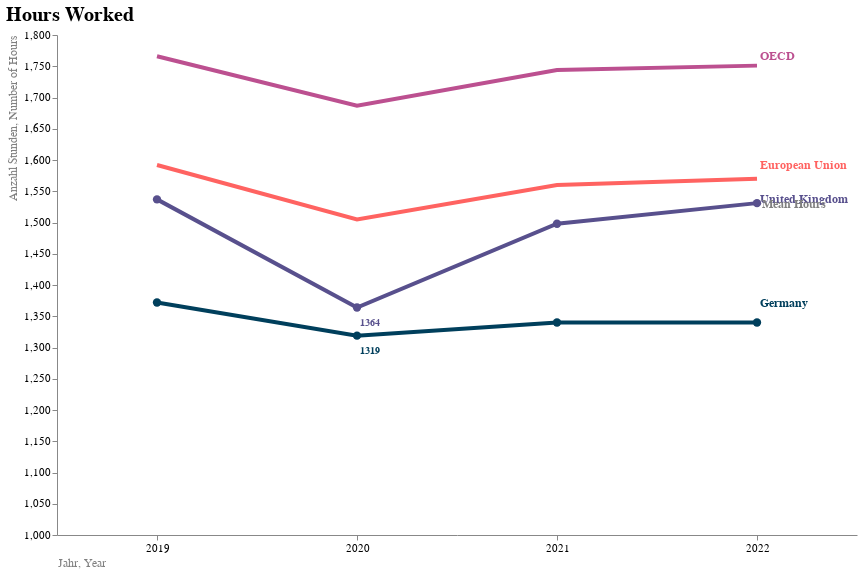

Notebook code cell kept with this figure:
### Code cell
linechart1_final = alt.layer(linechart1, linechart_labels, linechart_points, linechart_datalabels,mean_line1, mean_line1_label).configure_view(
    strokeWidth=0
).configure_title(
    fontSize=20,
    anchor='start',
    fontWeight='bold',
).configure_axis(
    labelFontSize = 11,
    titleFontSize = 12,
    titleFontWeight= 'normal',
    titleColor='grey'
).configure_text(
    fontWeight='bold',
    fontSize = 12
)

linechart1_final

### Figure 1 — Vega-Lite specification as saved in the notebook (floating-point values rounded to 4 significant figures)
{"config": {"view": {"continuousWidth": 300, "continuousHeight": 300, "strokeWidth": 0}, "axis": {"labelFontSize": 11, "titleColor": "grey", "titleFontSize": 12, "titleFontWeight": "normal"}, "text": {"fontSize": 12, "fontWeight": "bold"}, "title": {"anchor": "start", "fontSize": 20, "fontWeight": "bold"}}, "layer": [{"data": {"name": "data-6095557a56f44f914014977e50b81c65"}, "mark": {"type": "line"}, "encoding": {"color": {"field": "LOCATION", "scale": {"range": ["#003f5c", "#58508d", "#bc5090", "#ff6361", "#ffa600"]}, "type": "nominal"}, "strokeWidth": {"value": 4}, "tooltip": [{"field": "LOCATION", "type": "nominal"}], "x": {"axis": {"titleAnchor": "start", "labelAngle": 0}, "field": "TIME", "title": "Jahr", "type": "ordinal"}, "y": {"axis": {"title": "Anzahl Stunden", "titleAnchor": "end", "grid": false}, "field": "VALUE", "scale": {"domain": [1000, 1800]}, "type": "quantitative"}}, "title": "Hours Worked"}, {"data": {"name": "data-6095557a56f44f914014977e50b81c65"}, "mark": {"type": "text", "align": "left", "dx": 3}, "encoding": {"color": {"field": "LOCATION", "legend": null, "scale": {"domain": ["Germany", "Germany", "Germany", "Germany", "United Kingdom", "United Kingdom", "United Kingdom", "United Kingdom", "OECD", "OECD", "OECD", "OECD", "European Union", "European Union", "European Union", "European Union"], "type": "ordinal"}, "type": "nominal"}, "text": {"field": "LOCATION", "type": "nominal"}, "x": {"aggregate": "max", "field": "TIME", "type": "ordinal"}, "y": {"aggregate": {"argmax": "VALUE"}, "field": "VALUE", "scale": {"domain": [1000, 1800]}, "type": "quantitative"}}}, {"data": {"name": "data-1c95a18a7142db6164263854c4154efd"}, "mark": {"type": "point", "filled": true, "opacity": 1, "size": 70}, "encoding": {"color": {"field": "LOCATION", "scale": {"range": ["#003f5c", "#58508d", "#bc5090", "#ff6361", "#ffa600"]}, "type": "nominal"}, "tooltip": [{"field": "LOCATION", "type": "nominal"}], "x": {"field": "TIME", "title": "Year", "type": "ordinal"}, "y": {"field": "VALUE", "title": "Number of Hours", "type": "quantitative"}}}, {"data": {"name": "data-b7c7cc32b66e0f8d738c0d28844d759b"}, "mark": {"type": "text", "align": "left", "dx": 3, "dy": 15, "fontSize": 10}, "encoding": {"color": {"field": "LOCATION", "scale": {"range": ["#003f5c", "#58508d", "#bc5090", "#ff6361", "#ffa600"]}, "type": "nominal"}, "text": {"field": "VALUE", "type": "quantitative"}, "x": {"field": "TIME", "type": "ordinal"}, "y": {"field": "VALUE", "type": "quantitative"}}}, {"data": {"name": "data-6095557a56f44f914014977e50b81c65"}, "mark": {"type": "rule", "color": "grey", "strokeDash": [5, 5]}, "encoding": {"y": {"field": "df_selectedlocations[\"LOCATION\"].isin([\"United Kingdom\", \"Germany\"])[\"VALUE\"].mean()", "type": "quantitative"}}}, {"data": {"name": "data-6095557a56f44f914014977e50b81c65"}, "mark": {"type": "text", "align": "left", "dx": 5, "text": "Mean Hours"}, "encoding": {"color": {"value": "grey"}, "x": {"aggregate": "max", "field": "TIME", "type": "ordinal"}, "y": {"aggregate": "mean", "field": "VALUE", "type": "quantitative"}}}], "height": 500, "width": 800, "$schema": "https://vega.github.io/schema/vega-lite/v5.15.1.json", "datasets": {"data-6095557a56f44f914014977e50b81c65": [{"LOCATION": "Germany", "SUBJECT": "TOT", "MEASURE": "HR_WKD", "TIME": 2019, "VALUE": 1372}, {"LOCATION": "Germany", "SUBJECT": "TOT", "MEASURE": "HR_WKD", "TIME": 2020, "VALUE": 1319}, {"LOCATION": "Germany", "SUBJECT": "TOT", "MEASURE": "HR_WKD", "TIME": 2021, "VALUE": 1340}, {"LOCATION": "Germany", "SUBJECT": "TOT", "MEASURE": "HR_WKD", "TIME": 2022, "VALUE": 1340}, {"LOCATION": "United Kingdom", "SUBJECT": "TOT", "MEASURE": "HR_WKD", "TIME": 2019, "VALUE": 1537}, {"LOCATION": "United Kingdom", "SUBJECT": "TOT", "MEASURE": "HR_WKD", "TIME": 2020, "VALUE": 1364}, {"LOCATION": "United Kingdom", "SUBJECT": "TOT", "MEASURE": "HR_WKD", "TIME": 2021, "VALUE": 1498}, {"LOCATION": "United Kingdom", "SUBJECT": "TOT", "MEASURE": "HR_WKD", "TIME": 2022, "VALUE": 1531}, {"LOCATION": "OECD", "SUBJECT": "TOT", "MEASURE": "HR_WKD", "TIME": 2019, "VALUE": 1766}, {"LOCATION": "OECD", "SUBJECT": "TOT", "MEASURE": "HR_WKD", "TIME": 2020, "VALUE": 1687}, {"LOCATION": "OECD", "SUBJECT": "TOT", "MEASURE": "HR_WKD", "TIME": 2021, "VALUE": 1744}, {"LOCATION": "OECD", "SUBJECT": "TOT", "MEASURE": "HR_WKD", "TIME": 2022, "VALUE": 1751}, {"LOCATION": "European Union", "SUBJECT": "TOT", "MEASURE": "HR_WKD", "TIME": 2019, "VALUE": 1592}, {"LOCATION": "European Union", "SUBJECT": "TOT", "MEASURE": "HR_WKD", "TIME": 2020, "VALUE": 1505}, {"LOCATION": "European Union", "SUBJECT": "TOT", "MEASURE": "HR_WKD", "TIME": 2021, "VALUE": 1560}, {"LOCATION": "European Union", "SUBJECT": "TOT", "MEASURE": "HR_WKD", "TIME": 2022, "VALUE": 1570}], "data-1c95a18a7142db6164263854c4154efd": [{"LOCATION": "Germany", "SUBJECT": "TOT", "MEASURE": "HR_WKD", "TIME": 2019, "VALUE": 1372}, {"LOCATION": "Germany", "SUBJECT": "TOT", "MEASURE": "HR_WKD", "TIME": 2020, "VALUE": 1319}, {"LOCATION": "Germany", "SUBJECT": "TOT", "MEASURE": "HR_WKD", "TIME": 2021, "VALUE": 1340}, {"LOCATION": "Germany", "SUBJECT": "TOT", "MEASURE": "HR_WKD", "TIME": 2022, "VALUE": 1340}, {"LOCATION": "United Kingdom", "SUBJECT": "TOT", "MEASURE": "HR_WKD", "TIME": 2019, "VALUE": 1537}, {"LOCATION": "United Kingdom", "SUBJECT": "TOT", "MEASURE": "HR_WKD", "TIME": 2020, "VALUE": 1364}, {"LOCATION": "United Kingdom", "SUBJECT": "TOT", "MEASURE": "HR_WKD", "TIME": 2021, "VALUE": 1498}, {"LOCATION": "United Kingdom", "SUBJECT": "TOT", "MEASURE": "HR_WKD", "TIME": 2022, "VALUE": 1531}], "data-b7c7cc32b66e0f8d738c0d28844d759b": [{"LOCATION": "Germany", "SUBJECT": "TOT", "MEASURE": "HR_WKD", "TIME": 2020, "VALUE": 1319}, {"LOCATION": "United Kingdom", "SUBJECT": "TOT", "MEASURE": "HR_WKD", "TIME": 2020, "VALUE": 1364}]}}
